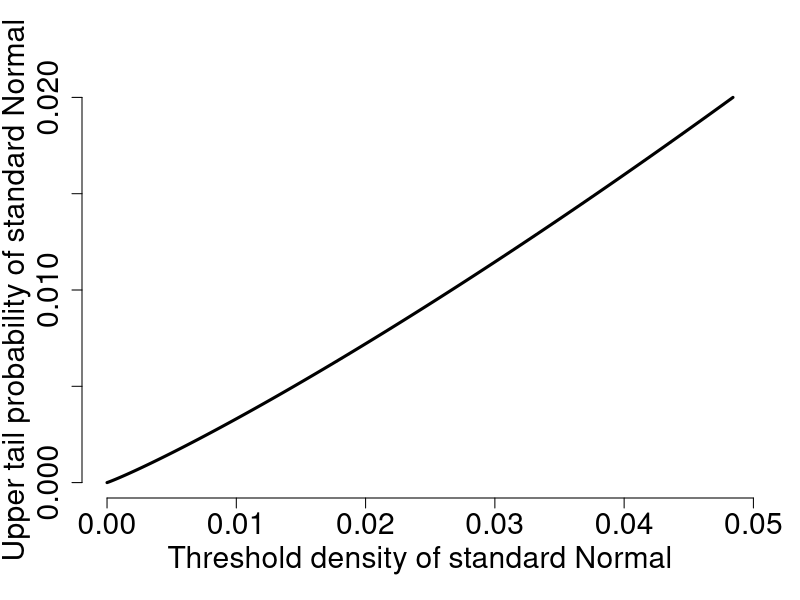

This chart was generated by the following R code:
thr = seq(qnorm(0.98),6,length=1000)

ft = dnorm(thr)
prev = 1-pnorm(thr)

my.axis.cex = 1.8
pdf(paste('figures/suppFigures/prevalenceDensityRelationship.pdf', sep = ''),width=20,height=12)
par(mar=c(5,4,4,2)+0.1)
plot(
  ft,
  prev,
  ylim = c(0,0.02),
  type = "l",
  xlab = '',
  ylab = '',
  cex.axis = my.axis.cex,
  bty = 'n',
  lwd = 3
)
mtext(
  side = 1 ,
  text = 'Threshold density of standard Normal',
  line = 2.7,
  cex = my.axis.cex
)
mtext(
  side = 2 ,
  text = 'Upper tail probability of standard Normal',
  line = 2.7,
  cex = my.axis.cex
)
dev.off()
